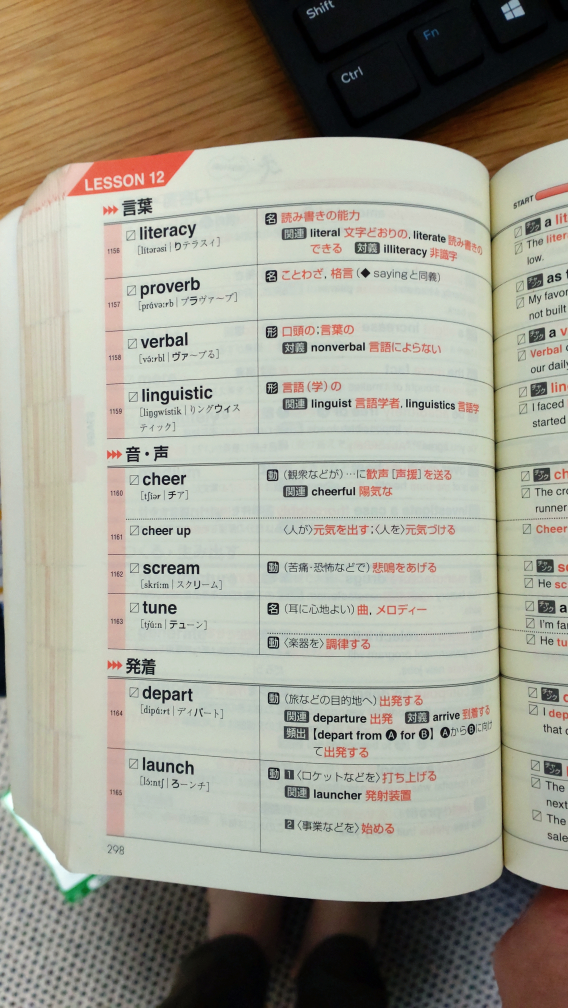
#> input picture OCR/samples/DSC_1937.JPG, 2272 x 4032 px, found by its file name (shown at 1/4 size)
$ python test4.py
#> lines starting #> are read from the running program, lines starting #| are printed output that depends on the picture; after the words box and inside, x2 and y2 are one past the last pixel; in counts of white or black regions, pixels touching at a corner belong together
#> in main, image is the input picture: shape (4032, 2272, 3); mean B, G, R 142.9, 156.8, 159.1
import cv2
import numpy as np
import os


def color_extract(image):
    # マスクを作成
    img_hsv = cv2.cvtColor(image, cv2.COLOR_BGR2HSV)
#> img_hsv: shape (4032, 2272, 3); mean H, S, V 45.9, 46.3, 164.2
    h_min, h_max = 0, 115
    s_min, s_max = 2, 41

    img_mask = cv2.inRange(img_hsv, (h_min, s_min, 0), (h_max, s_max, 255))
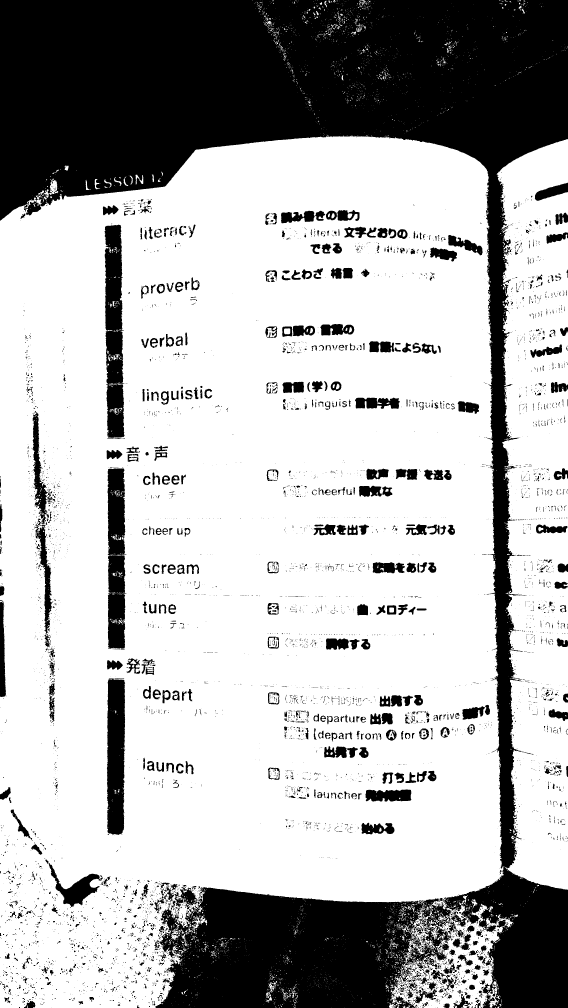
#> img_mask: shape (4032, 2272) (shown at 1/4 size); 70.2% white; 7867 black regions (6674 under 20 px), largest, box (x1, y1, x2, y2) and area: (0, 0, 2272, 4032) 2217061, (417, 899, 498, 1751) 52818, (427, 2716, 502, 3340) 41163

    kernel = np.ones((5, 5), np.uint8)
    img_close = cv2.morphologyEx(img_mask, cv2.MORPH_CLOSE, kernel)
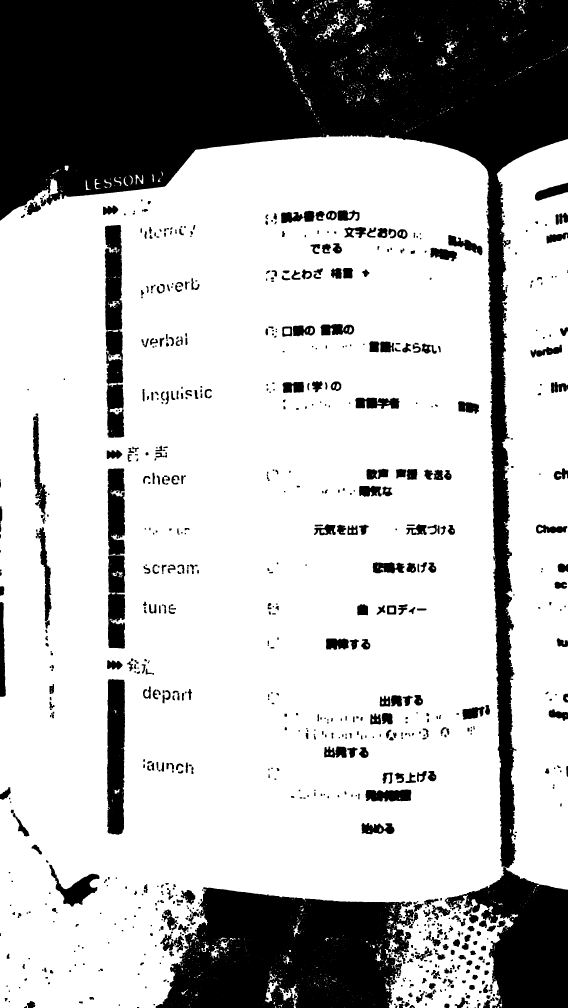
#> img_close: shape (4032, 2272) (shown at 1/4 size); 72% white; 945 black regions (4 under 20 px), largest, box (x1, y1, x2, y2) and area: (0, 0, 2272, 4032) 1757289, (623, 3549, 1657, 4032) 369778, (428, 2716, 500, 3339) 40602
    img_open = cv2.morphologyEx(img_close, cv2.MORPH_OPEN, kernel)
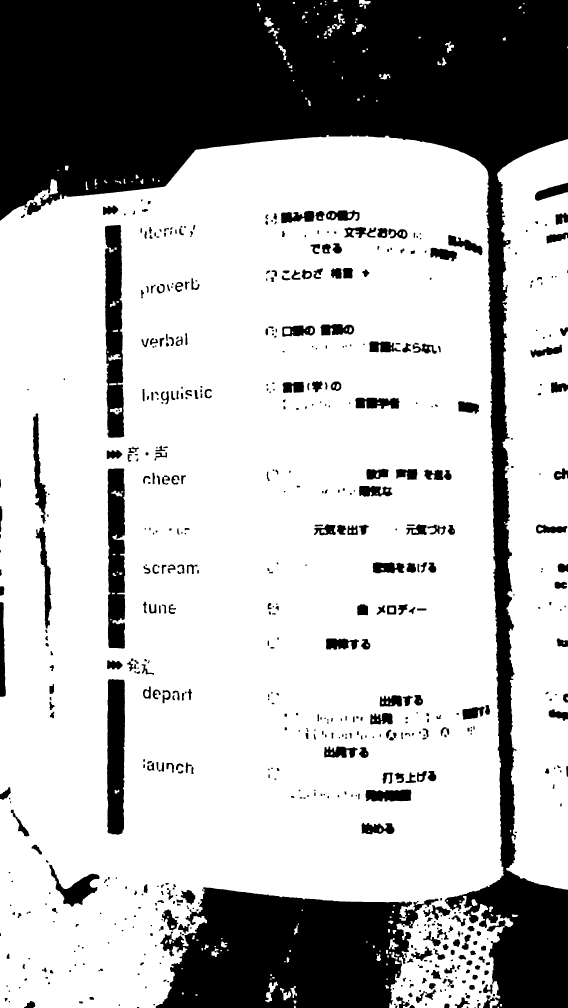
#> img_open: shape (4032, 2272) (shown at 1/4 size); 71.6% white; 629 black regions (1 under 20 px), largest, box (x1, y1, x2, y2) and area: (0, 0, 2272, 4032) 1780367, (623, 3549, 1754, 4032) 386357, (419, 900, 497, 1751) 51617

    # 画像をコピーし、マスクの黒い部分を黒で塗りつぶす。残りは白になる
    img_masked = image.copy()
    img_masked[img_open == 0] = [0, 0, 0]
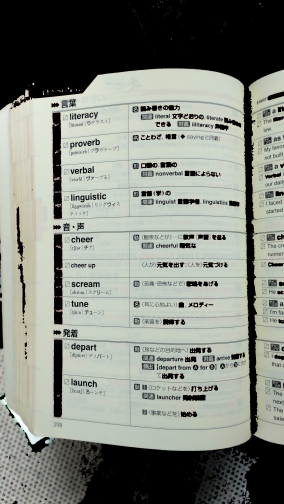
#> img_masked: shape (4032, 2272, 3) (shown at 1/8 size); mean B, G, R 126.7, 135.1, 131
    #img_masked[img_open != 0] = [255, 255, 255]

    return img_masked

# [7 lines left out: function contrast_enhance, not called in this run]

def detect_edges(image):
    # グレースケール変換
    gray = cv2.cvtColor(image, cv2.COLOR_BGR2GRAY)
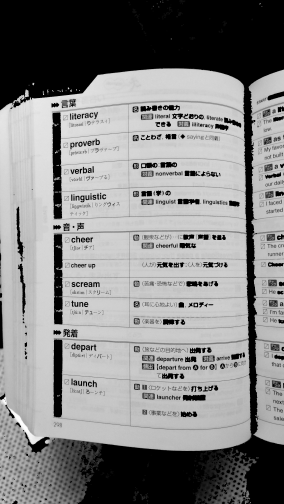
#> gray: shape (4032, 2272) (shown at 1/8 size); min 0, max 255, mean 132.9

    # ぼかし処理でノイズ軽減
    blurred = cv2.GaussianBlur(gray, (5, 5), 0)

    # Cannyエッジ検出
    edges = cv2.Canny(blurred, 50, 150)
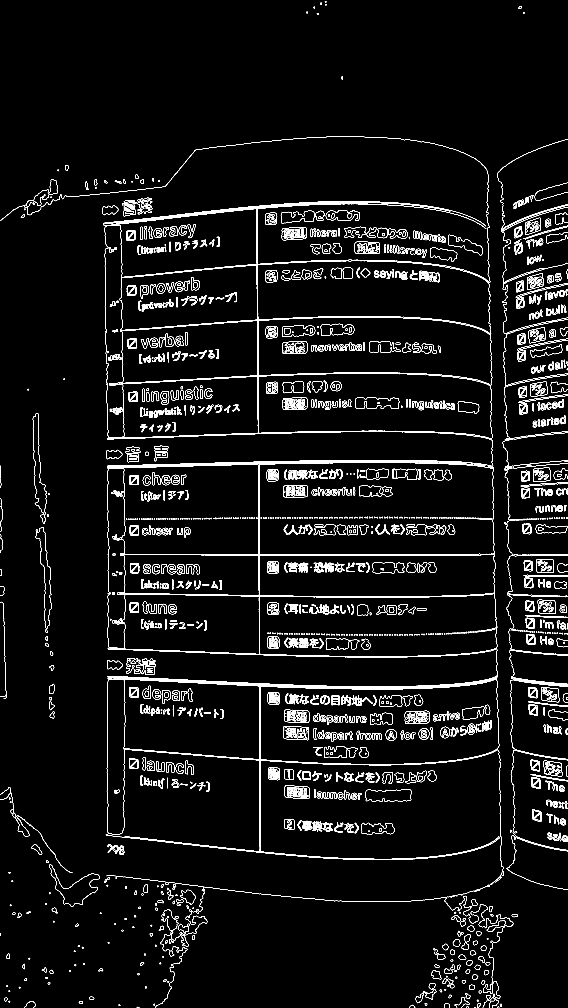
#> edges: shape (4032, 2272) (shown at 1/4 size); 2.5% white in thin lines or dots

    # Hough変換による直線検出
    lines = cv2.HoughLinesP(edges, 1, np.pi / 180, threshold=100, minLineLength=100, maxLineGap=10)
#> lines = 214 rows, first 6: [1069, 2221, 1815, 2221], [691, 2376, 1148, 2383], [1074, 2218, 1741, 2218], [630, 2378, 962, 2383], [481, 2219, 804, 2219], [768, 2217, 1073, 2217]

    # 直線を描画
    line_img = np.zeros_like(image)
    if lines is not None:
        for line in lines:
            x1, y1, x2, y2 = line[0]
            cv2.line(line_img, (x1, y1), (x2, y2), (0, 255, 0), 2)
#> this loop made 214 passes
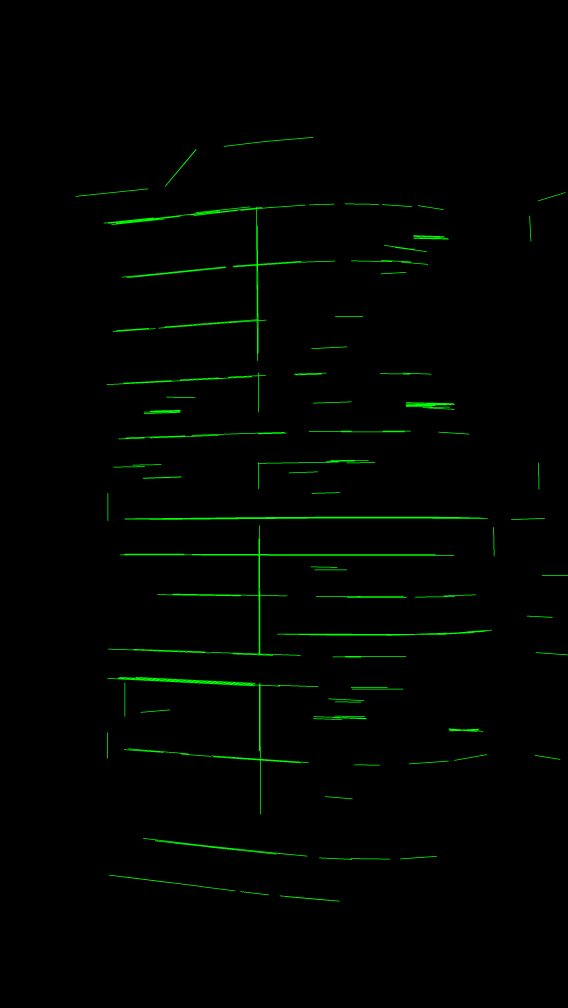
#> line_img: shape (4032, 2272, 3) (shown at 1/4 size); mean of channels 0, 1, 2 0, 3.1, 0; drawn as B, G, R

    # 輪郭を近似するためのポイントを集約
    points = []
    if lines is not None:
        for line in lines:
            x1, y1, x2, y2 = line[0]
            points.extend([(x1, y1), (x2, y2)])
#> after the loop, points = 428 pairs, first value 303 to 2271, second value 549 to 3604

    # 直線の交点を求める
    if len(points) > 0:
        points = np.array(points, dtype=np.float32)
        rect = cv2.minAreaRect(points)  # 最小外接矩形を求める
#> rect = ((1345, 2074.5), (1955.4, 3056.5), -2.8)
        box = cv2.boxPoints(rect)      # 矩形の4点を取得
#> box = [[443.3, 3648.8], [293.7, 595.9], [2246.8, 500.3], [2396.3, 3553.1]]
        box = np.int32(box)
#> box = [[443, 3648], [293, 595], [2246, 500], [2396, 3553]]

        # 結果を描画
        output_image = image.copy()
        cv2.drawContours(output_image, [box], 0, (0, 0, 255), 3)  # 赤で描画
        return output_image
    else:
        print("直線を検出できませんでした。")
        return image

# [14 lines left out: function reprint_filename, not called in this run]


def main():
    global image_path
    image_path = r"..\samples\DSC_1937.JPG"
    image = cv2.imread(image_path)
    #enhanced_img = contrast_enhance(image) # 却下
    img_bgr = color_extract(image)
    corrected_img = detect_edges(img_bgr)

    height, width = image.shape[:2]
    while height > 1000 or width > 1000:
        height = height * 0.9
        width = width * 0.9
    cv2.namedWindow("test", cv2.WINDOW_NORMAL)           # ウィンドウをリサイズ可能に設定
    cv2.resizeWindow("test", int(width), int(height))    # ウィンドウの初期サイズを設定
    cv2.imshow("test", corrected_img)
    #cv2.imshow("test", img_bgr)
    #cv2.imshow("test", enhanced_img)
    cv2.waitKey(0)
    cv2.destroyAllWindows()

if __name__ == "__main__":
    main()

$ run again, with OCR/samples/DSC_1927.JPG copied over OCR/samples/DSC_1937.JPG
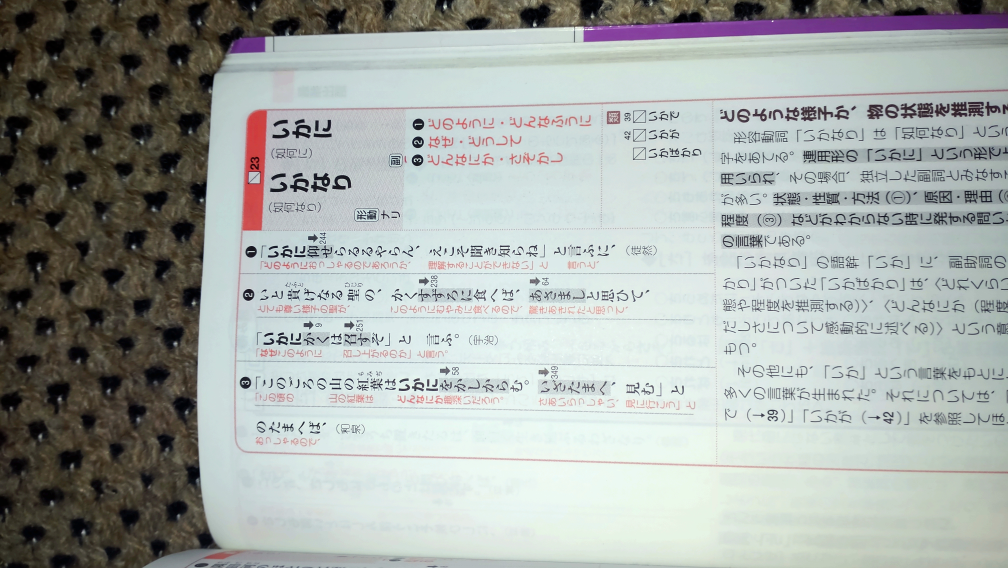
#> input picture OCR/samples/DSC_1927.JPG, 4032 x 2272 px, found by its file name (shown at 1/4 size)
#> in main, image is the input picture: shape (2272, 4032, 3); mean B, G, R 166, 169.5, 164.1
#> img_hsv: shape (2272, 4032, 3); mean H, S, V 72.5, 34.7, 173.6
#> in color_extract, `img_mask = cv2.inRange(img_hsv, (h_min, s_min, 0), (h_max, s_max, 255))`:
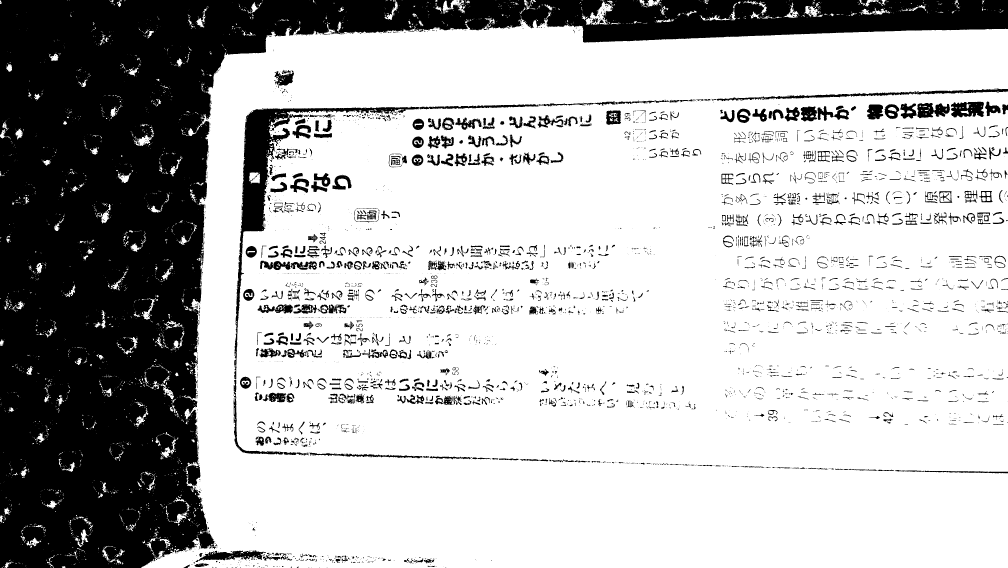
#> img_mask: shape (2272, 4032) (shown at 1/4 size); 71.9% white; 4258 black regions (2895 under 20 px), largest, box (x1, y1, x2, y2) and area: (0, 0, 4032, 2272) 2176349, (936, 400, 2677, 1518) 71287, (2845, 354, 4032, 405) 10487
#> img_close: shape (2272, 4032); 74% white; 994 black regions (2 under 20 px), largest, box (x1, y1, x2, y2) and area: (0, 0, 4032, 2272) 2138954, (943, 430, 1497, 1285) 56928, (3804, 407, 3935, 469) 6202
#> img_open: shape (2272, 4032); 73.5% white; 735 black regions, largest, box (x1, y1, x2, y2) and area: (0, 0, 4032, 2272) 2174175, (943, 428, 1676, 1309) 61124, (2913, 355, 4032, 402) 9619
#> edges: shape (2272, 4032); 2.7% white in thin lines or dots
#> lines = 156 rows, first 6: [1090, 1092, 2856, 1092], [968, 1096, 2588, 1096], [969, 1093, 2358, 1093], [1963, 1454, 2500, 1464], [1020, 1623, 1440, 1630], [1215, 1095, 1544, 1095]
#> the loop in detect_edges, `for line in lines:` made 156 passes
#> after the loop in detect_edges, `for line in lines:`:
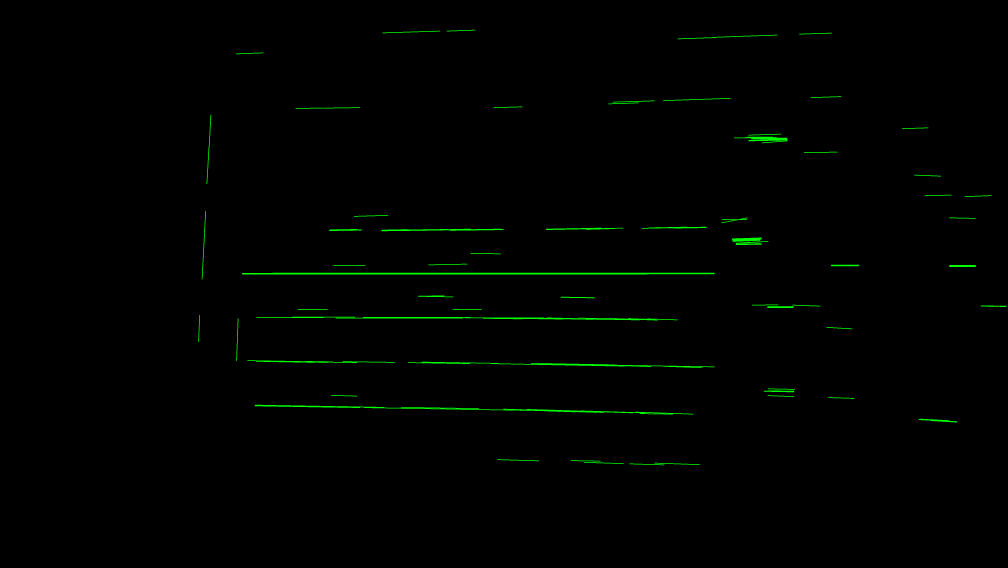
#> line_img: shape (2272, 4032, 3) (shown at 1/4 size); mean of channels 0, 1, 2 0, 2.1, 0; drawn as B, G, R
#> after the loop in detect_edges, `for line in lines:`: points = 312 pairs, first value 794 to 4024, second value 120 to 1859
#> rect = ((2411.6, 990.6), (1732.6, 3228.7), -89.52)
#> in detect_edges, `box = cv2.boxPoints(rect)`: box = [[4018.6, 1870.5], [790, 1843.3], [804.5, 110.8], [4033.1, 137.9]]
#> in detect_edges, `box = np.int32(box)`: box = [[4018, 1870], [789, 1843], [804, 110], [4033, 137]]

$ run again, with OCR/samples/DSC_1928.JPG copied over OCR/samples/DSC_1937.JPG
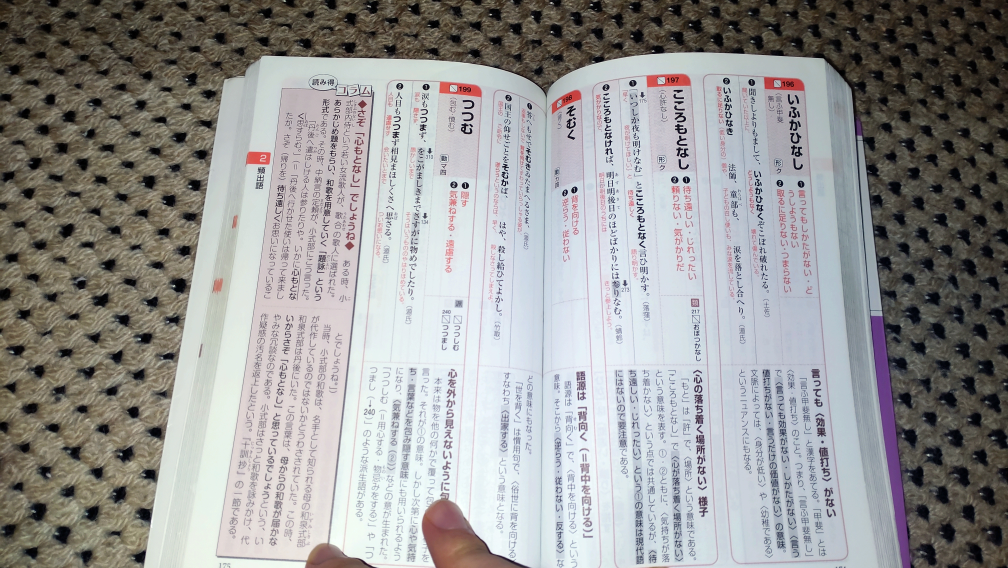
#> input picture OCR/samples/DSC_1928.JPG, 4032 x 2272 px, found by its file name (shown at 1/4 size)
#> in main, image is the input picture: shape (2272, 4032, 3); mean B, G, R 151, 151.7, 152
#> img_hsv: shape (2272, 4032, 3); mean H, S, V 74.8, 37.3, 159.5
#> in color_extract, `img_mask = cv2.inRange(img_hsv, (h_min, s_min, 0), (h_max, s_max, 255))`:
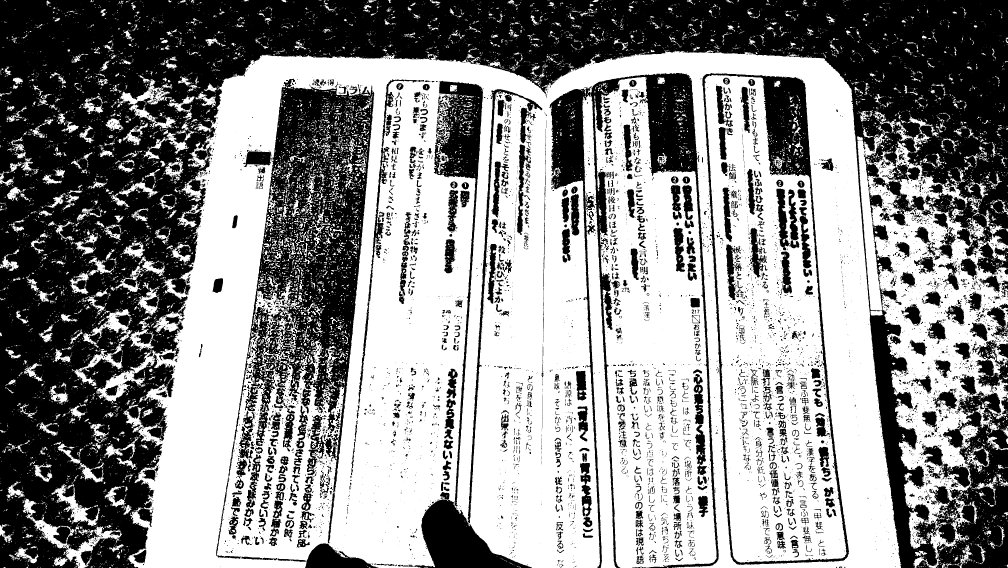
#> img_mask: shape (2272, 4032) (shown at 1/4 size); 55.3% white; 9688 black regions (7794 under 20 px), largest, box (x1, y1, x2, y2) and area: (0, 0, 4032, 2272) 2648428, (864, 314, 1497, 2224) 388826, (2198, 292, 2875, 2272) 180450
#> img_close: shape (2272, 4032); 59.5% white; 1885 black regions (7 under 20 px), largest, box (x1, y1, x2, y2) and area: (0, 0, 4032, 2272) 2252554, (1033, 348, 1496, 1965) 274910, (2364, 292, 2875, 2272) 114474
#> img_open: shape (2272, 4032); 57.7% white; 1000 black regions (4 under 20 px), largest, box (x1, y1, x2, y2) and area: (0, 0, 4032, 2272) 2405467, (1003, 316, 1496, 1965) 375371, (2200, 292, 2875, 2272) 180317
#> edges: shape (2272, 4032); 4.3% white in thin lines or dots
#> lines = 188 rows, first 6: [2063, 785, 2077, 380], [2478, 356, 2501, 786], [2386, 864, 2399, 1099], [2178, 1000, 2180, 830], [2361, 1470, 2391, 2032], [988, 1422, 1059, 920]
#> the loop in detect_edges, `for line in lines:` made 188 passes
#> after the loop in detect_edges, `for line in lines:`:
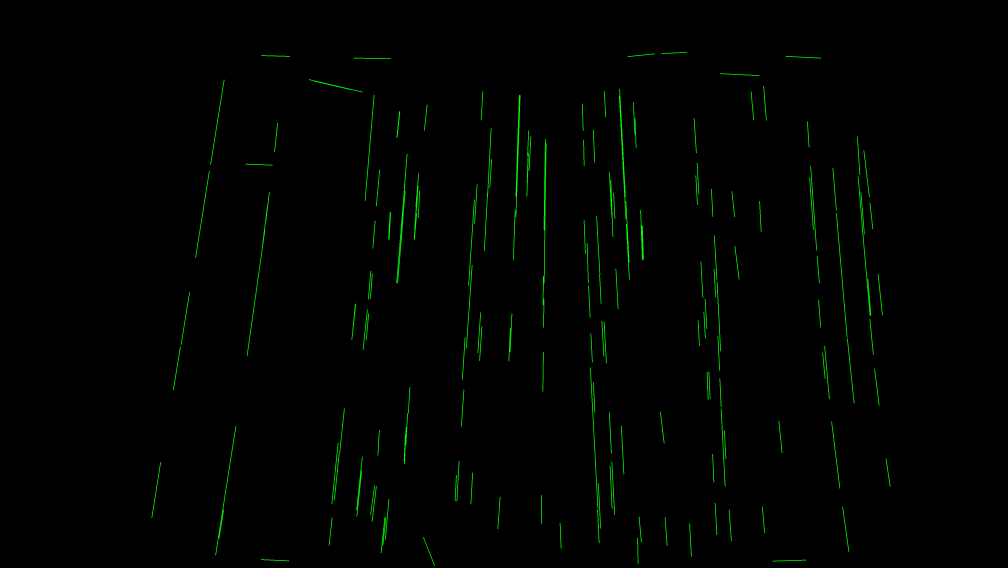
#> line_img: shape (2272, 4032, 3) (shown at 1/4 size); mean of channels 0, 1, 2 0, 2.5, 0; drawn as B, G, R
#> after the loop in detect_edges, `for line in lines:`: points = 376 pairs, first value 607 to 3560, second value 209 to 2262
#> rect = ((2077.6, 1236.8), (2953.9, 2045.2), -0.438)
#> in detect_edges, `box = cv2.boxPoints(rect)`: box = [[608.5, 2270.6], [592.9, 225.5], [3546.7, 202.9], [3562.3, 2248.1]]
#> in detect_edges, `box = np.int32(box)`: box = [[608, 2270], [592, 225], [3546, 202], [3562, 2248]]
